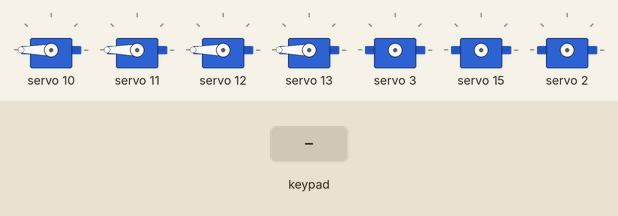
This sketch was run on a simulated ESP32. On the bench: 7 × servo. The inputs (shaded band) are chosen by the test bench. Nothing arrives over Bluetooth unless stated; what the sketch prints to the serial monitor is not drawn.

Above: at 1.2 s.
1.3 s: key 'O' pressed
At 2.7 s:
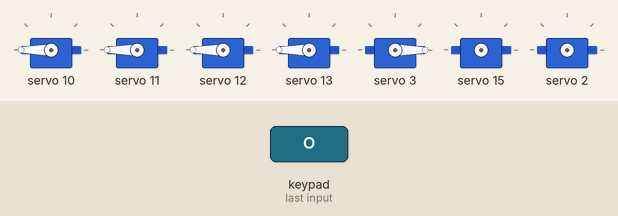
3.1 s: key 'X' pressed
4.6 s: key 'S' pressed
6.2 s: key 'O' pressed
At 6.6 s:
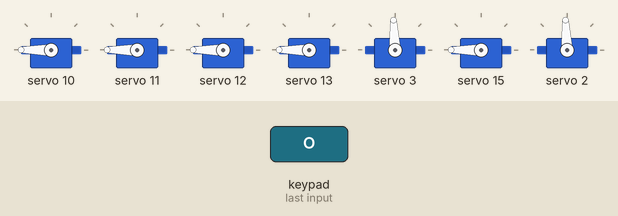
7.8 s: key 'S' pressed
At 7.99 s:
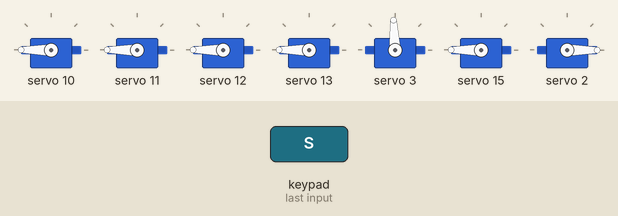
Timing chart, 0 to 10.6 s (numbered marks = the images above; inputs shaded):
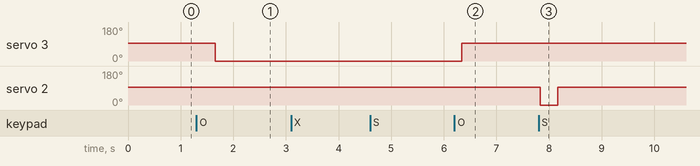

Measured:
- after the input at 1.3 s, servo 3: 93° → 0° after 0.36 s
- after the input at 6.2 s, servo 3: 0° → 93° after 0.14 s
- after the input at 7.8 s, servo 2: 93° → 0° at once, → 93° 0.33 s later

The sketch:

UVRC2024FINALLYCODE2024_copy_20241107233710.ino
```cpp
#define DEBUG

#include <Wire.h>
#include <PS4Controller.h>
#include <Adafruit_PWMServoDriver.h>

// PS4 controller MAC address
#define MAC_ADDRESS "44:17:93:DF:AB:50"

// Create instances
Adafruit_PWMServoDriver pwm = Adafruit_PWMServoDriver(); // PWM instance for motor control

// Define motor control PWM pins
const int LEFT_FWD = 10;    // Left motor forward
const int LEFT_BCK = 11;    // Left motor backward
const int RIGHT_FWD = 12;   // Right motor forward
const int RIGHT_BCK = 13;   // Right motor backward

// PWM pins for IntakeIn and IntakeOut
const int INTAKEIN_FWD = 14;  // IntakeIn forward
const int INTAKEIN_BCK = 15;  // IntakeIn backward
const int INTAKEOUT_FWD = 8;  // IntakeOut forward
const int INTAKEOUT_BCK = 9;  // IntakeOut backward

// Servo control pins
const int SERVO1_PIN = 2;     // Servo 1 control pin
const int SERVO2_PIN = 3;     // Servo 2 control pin

// PS4 control variables
bool pov_control = false;     // Toggle between joystick and POV control
int boost_factor = 1;         // Factor to control boost
const int MAX_SPEED = 127;    // Max speed limit
const int NORMAL_SPEED = 63;  // Reduced speed limit for normal mode
const int DEADZONE = 10;      // Deadzone threshold to filter small signal noise

// Servo positions
int servo1Position = 0;       // Initial position for Servo 1
int servo2Position = 0;       // Initial position for Servo 2
bool servo1Toggle = false;    // Toggle state for Servo 1
bool servo2Toggle = false;    // Toggle state for Servo 2

void setup() {
  Serial.begin(115200);

  // Initialize PS4 controller
  PS4.begin(MAC_ADDRESS);
  Serial.println("PS4 controller initialized.");

  // Initialize motor controller (PWM)
  pwm.begin();
  pwm.setOscillatorFrequency(27000000); // Set frequency for PCA9685
  pwm.setPWMFreq(50); // PWM frequency
  Wire.setClock(400000); // Set I2C frequency to 400kHz
}

void printButtonStates() {
  Serial.println("Button States:");
  Serial.printf("Right: %d, Down: %d, Up: %d, Left: %d\n", PS4.Right(), PS4.Down(), PS4.Up(), PS4.Left());
  Serial.printf("Square: %d, Cross: %d, Circle: %d, Triangle: %d\n", PS4.Square(), PS4.Cross(), PS4.Circle(), PS4.Triangle());
  Serial.printf("L1: %d, R1: %d, L2: %d, R2: %d\n", PS4.L1(), PS4.R1(), PS4.L2(), PS4.R2());
  Serial.printf("Share: %d, Options: %d, L3: %d, R3: %d\n", PS4.Share(), PS4.Options(), PS4.L3(), PS4.R3());
  Serial.printf("PS Button: %d, Touch Pad: %d\n", PS4.PSButton(), PS4.Touchpad());
  Serial.printf("L2 Value: %d, R2 Value: %d\n", PS4.L2Value(), PS4.R2Value());
  Serial.printf("Left Stick X: %d, Left Stick Y: %d\n", PS4.LStickX(), PS4.LStickY());
  Serial.printf("Right Stick X: %d, Right Stick Y: %d\n", PS4.RStickX(), PS4.RStickY());
  Serial.printf("Charging: %d, Audio: %d, Mic: %d\n", PS4.Charging(), PS4.Audio(), PS4.Mic());
  Serial.printf("Battery Level : %d\n", PS4.Battery());
  Serial.println("-------------------------");
}

void moveServoMicroseconds(int pin, int angle) {
  int microseconds = map(angle, 0, 180, 500, 2500); // Convert angle to microseconds (500-2500us)
  pwm.writeMicroseconds(pin, microseconds);
}

void loop() {
  if (PS4.isConnected()) {
    printButtonStates(); // Print all button states

    // Toggle POV control mode using the Options button
    if (PS4.Options()) {
      pov_control = !pov_control;
      delay(300); // debounce
      Serial.print("POV Control: ");
      Serial.println(pov_control ? "Enabled" : "Disabled");
    }

    // Boost speed control using Triangle button
    boost_factor = PS4.R1() ? 2 : 1; // Boost factor doubles speed when Triangle is pressed

    int leftMotorSpeed = 0, rightMotorSpeed = 0;
    int speedLimit = (boost_factor == 2) ? MAX_SPEED : NORMAL_SPEED; // Set speed limit based on boost

    // Control motor based on joystick inputs with deadzone filtering
    if (pov_control) {
      // POV mode: use D-pad for control with reduced speed in normal mode
      if (PS4.Up()) {
        leftMotorSpeed = speedLimit;
        rightMotorSpeed = speedLimit;
      } else if (PS4.Down()) {
        leftMotorSpeed = -speedLimit;
        rightMotorSpeed = -speedLimit;
      } else if (PS4.Left()) {
        leftMotorSpeed = -speedLimit;
        rightMotorSpeed = speedLimit;
      } else if (PS4.Right()) {
        leftMotorSpeed = speedLimit;
        rightMotorSpeed = -speedLimit;
      }
    } else {
      // Joystick mode with reduced speed in normal mode and deadzone filtering
      int leftStickY = PS4.LStickY();
      int rightStickY = PS4.RStickY();

      // Apply deadzone to filter out small signals
      leftMotorSpeed = (abs(leftStickY) > DEADZONE) ? constrain(leftStickY * boost_factor, -speedLimit, speedLimit) : 0;
      rightMotorSpeed = (abs(rightStickY) > DEADZONE) ? constrain(rightStickY * boost_factor, -speedLimit, speedLimit) : 0;
    }

    // Control left motor (forward and backward)
    pwm.setPWM(LEFT_FWD, 0, map(leftMotorSpeed, -MAX_SPEED, MAX_SPEED, 0, 4095));  // Left forward
    pwm.setPWM(LEFT_BCK, 0, map(-leftMotorSpeed, -MAX_SPEED, MAX_SPEED, 0, 4095)); // Left backward

    // Control right motor (forward and backward)
    pwm.setPWM(RIGHT_FWD, 0, map(rightMotorSpeed, -MAX_SPEED, MAX_SPEED, 0, 4095)); // Right forward
    pwm.setPWM(RIGHT_BCK, 0, map(-rightMotorSpeed, -MAX_SPEED, MAX_SPEED, 0, 4095)); // Right backward

    // Control IntakeIn (using R1 and R2)
    if (PS4.R2()) {
      pwm.setPWM(INTAKEIN_FWD, 0, 4095);  // IntakeIn forward (clockwise)
      pwm.setPWM(INTAKEIN_BCK, 0, 0);     // Stop IntakeIn backward
    } else if (PS4.Cross()) {
      pwm.setPWM(INTAKEIN_BCK, 0, 4095);  // IntakeIn backward (counter-clockwise)
      pwm.setPWM(INTAKEIN_FWD, 0, 0);     // Stop IntakeIn forward
    } else {
      pwm.setPWM(INTAKEIN_FWD, 0, 0);     // Stop IntakeIn forward
      pwm.setPWM(INTAKEIN_BCK, 0, 0);     // Stop IntakeIn backward
    }

    // Control IntakeOut (using L1 and L2)
    if (PS4.L1()) {
      pwm.setPWM(INTAKEOUT_BCK, 0, 4095);  // IntakeOut backward (counter-clockwise)
      pwm.setPWM(INTAKEOUT_FWD, 0, 0);     // Stop IntakeOut forward
    } else if (PS4.L2()) {
      pwm.setPWM(INTAKEOUT_FWD, 0, 4095);  // IntakeOut forward (clockwise)
      pwm.setPWM(INTAKEOUT_BCK, 0, 0);     // Stop IntakeOut backward
    } else {
      pwm.setPWM(INTAKEOUT_FWD, 0, 0);     // Stop IntakeOut forward
      pwm.setPWM(INTAKEOUT_BCK, 0, 0);     // Stop IntakeOut backward
    }

    // Control Servo 1 with Square button
    if (PS4.Square()) {
      servo1Toggle = !servo1Toggle;    // Toggle between 0 and 90 degrees
      servo1Position = servo1Toggle ? 90 : 0;
      moveServoMicroseconds(SERVO1_PIN, servo1Position);
      delay(200); // debounce
    }

    // Control Servo 2 with Circle button
    if (PS4.Circle()) {
      servo2Toggle = !servo2Toggle;    // Toggle between 0 and 90 degrees
      servo2Position = servo2Toggle ? 90 : 0;
      moveServoMicroseconds(SERVO2_PIN, servo2Position);
      delay(200); // debounce
    }

    delay(100); // Reduce serial print frequency
  }
}
```
